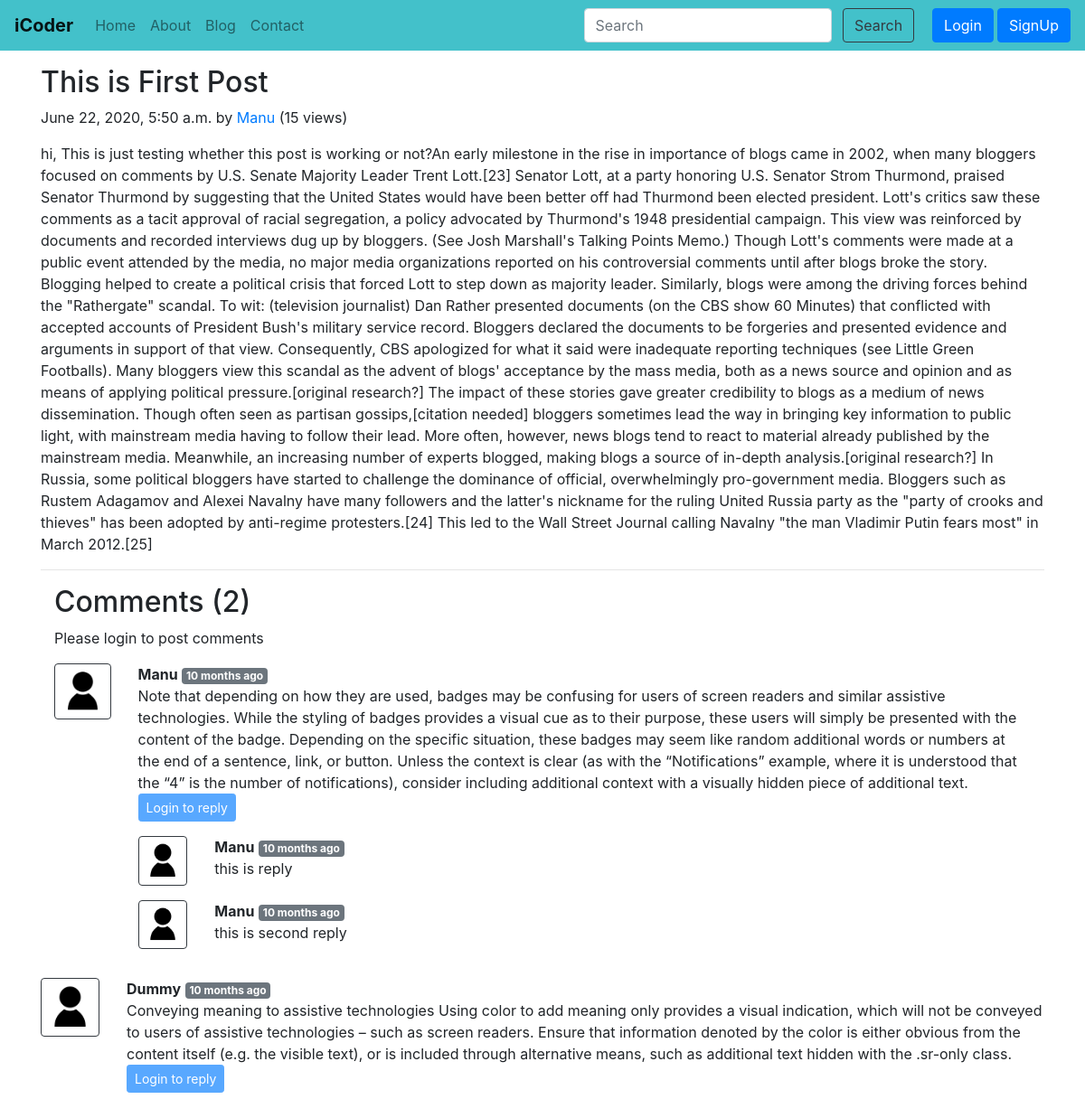
/blog/first-post/, run on the app's committed database.
### blog/models.py (models this page shows, shortened)
class Post(models.Model):
    sno = models.AutoField(primary_key=True)
    slug = models.CharField(max_length=130)
    views = models.IntegerField(default=0)
    title = models.CharField(max_length=255)
    content = models.TextField()
    author = models.CharField(max_length=50)
    timeStamp = models.DateTimeField(blank=True)

class BlogComment(models.Model):
    sno = models.AutoField(primary_key=True)
    comment = models.TextField()
    user = models.ForeignKey(User, on_delete=models.CASCADE)
    post = models.ForeignKey(Post, on_delete=models.CASCADE)
    parent = models.ForeignKey('self', on_delete=models.CASCADE, null=True)
    timeStamp = models.DateTimeField(default=now)

### blog/views.py (the view)
# urls.py: path('<str:slug>/', views.blogPost, name='home'),
def blogPost(request, slug):
    post = Post.objects.filter(slug=slug).first()
    post.views = post.views +1
    post.save()
    comments = BlogComment.objects.filter(post=post, parent=None)
    replies = BlogComment.objects.filter(post=post).exclude(parent=None)
    repDict = {}
    for reply in replies:
        if reply.parent.sno not in repDict.keys():
            repDict[reply.parent.sno] = [reply]
        else:
            repDict[reply.parent.sno].append(reply)
    context = {'post': post, 'comments': comments, 'repDict': repDict}
    return render(request, 'blog/blogPost.html', context)

### blog/templatetags/extras.py (called while the page is built)
@register.filter(name='get_val')
def get_val(dict, key):
    return dict.get(key)

### templates/blog/blogPost.html (shortened to what this page needs)
{% extends 'base.html' %}
{% block body %}
{% load humanize %}
{% load extras %}
<div class="container my-3">
  <div class="blog-post">
    <h2 class="blog-post-title">{{post.title}}</h2>
    <p class="blog-post-meta">{{post.timeStamp}} by <a href="/about">{{post.author}}</a> (<span>{{post.views}}
        views</span>)</p>
    <p>{{post.content| safe}}</p>
    <hr>
  </div>
  <div class="container">
    <div class="my-2">
      <h2>Comments ({{comments.count}})</h2>
      {% if user.is_authenticated %}
      <form action="/blog/postComment" method="post">{% csrf_token %}
        <div class="form-group">
          <input type="hidden" name="postSno" value="{{post.sno}}">
          <input type="hidden" name="parentSno" value="">
          <label for="postcomment">Post Comment</label>
          <input type="text" class="form-control" id="postcomment" name="postcomment" placeholder="Enter Comment here">
        </div>
        <button type="submit" class="btn btn-primary">Submit</button>
      </form>
    </div>
    {% else %}
    <p>Please login to post comments</p>
    {% endif %}
    {% for comment in comments %}
    <div class="row my-3">
      <div class="col-md-1">
        <img src="/static/img/hiclipart.com.png" alt="user" class="w-100 p-1 border border-dark rounded">
      </div>
      <div class="col-md-11"><b>{{comment.user.username}}</b> <span
          class="badge badge-secondary">{{comment.timeStamp| naturaltime}}</span>
        <div>{{comment.comment}}</div>
        <div class="reply mx-0">
          {% if user.is_authenticated %}
          <button class="btn btn-sm btn-primary" type="button" data-toggle="collapse"
            data-target="#replyBox{{comment.sno}}" aria-expanded="false" aria-controls="replyBox{{comment.sno}}">
            Reply
          </button>
          <div class="collapse" id="replyBox{{comment.sno}}">
            <div class="card card-body my-2">
              <form action="/blog/postComment" method="post">{% csrf_token %}
                <div class="form-group">
                  <input type="hidden" name="postSno" value="{{post.sno}}">
                  <input type="hidden" name="parentSno" value="{{comment.sno}}">
                  <label for="comment">Post a Reply</label>
                  <input type="text" class="form-control" id="comment" name="comment" placeholder="Enter Comment here">
                </div>
                <button type="submit" class="btn btn-primary">Submit</button>
              </form>
            </div>
          </div>
          {% else %}
          <button class="btn btn-sm btn-primary disabled" type="button" data-toggle="collapse"
            data-target="#replyBox{{comment.sno}}" aria-expanded="false" aria-controls="replyBox{{comment.sno}}">
            Login to reply
          </button>
          {% endif %}
          <div class="replies my-2">
            {% for reply in repDict|get_val:comment.sno %}
            <div class="row my-3">
              <div class="col-md-1">
                <img src="/static/img/hiclipart.com.png" alt="user" class="w-100 p-1 border border-dark rounded">
              </div>
              <div class="col-md-11"><b>{{reply.user.username}}</b>
                <span class="badge badge-secondary">{{reply.timeStamp| naturaltime}}</span>
                <div>{{reply.comment}}</div>
              </div>
            </div>
            {% endfor %}
          </div>
        </div>
      </div>
      {% endfor %}
    </div>
    {% endblock body %}

### data on the page
Post: title "This is First Post", timeStamp "June 22, 2020, 5:50 a.m.", author "Manu", views "15", content "hi, This is just testing whether this post is working or not?An early milestone in the rise in importance of blogs came in 2002, when many bloggers focused on comments by U.S. Senate Majority Leader Trent Lott.[23] Senator Lott, at a party honoring U.S. Senator Strom Thurmond, praised Senator Thurmond by suggesting that the United States would have been better off had Thurmond been elected president. Lott's critics saw these comments as a tacit approval of racial segregation, a policy advocated by Thurmond's 1948 presidential campaign. This view was reinforced by documents and recorded interviews dug up by bloggers. (See Josh Marshall's Talking Points Memo.) Though Lott's comments were made…"
BlogComment: user.username "Manu", timeStamp "10 months ago", comment "Note that depending on how they are used, badges may be confusing for users of screen readers and similar assistive technologies. While the styling of badges provides a visual cue as to their purpose, these users will simply be presented with the content of the badge. Depending on the specific situation, these badges may seem like random additional words or numbers at the end of a sentence, link, or button. Unless the context is clear (as with the “Notifications” example, where it is understood that the “4” is the number of notifications), consider including additional context with a visually hidden piece of additional text."
BlogComment: user.username "Manu", timeStamp "10 months ago", comment "this is reply"
BlogComment: user.username "Manu", timeStamp "10 months ago", comment "this is second reply"
BlogComment: user.username "Dummy", timeStamp "10 months ago", comment "Conveying meaning to assistive technologies Using color to add meaning only provides a visual indication, which will not be conveyed to users of assistive technologies – such as screen readers. Ensure that information denoted by the color is either obvious from the content itself (e.g. the visible text), or is included through alternative means, such as additional text hidden with the .sr-only class."

### other printed values
{{ comments.count }} "2"
